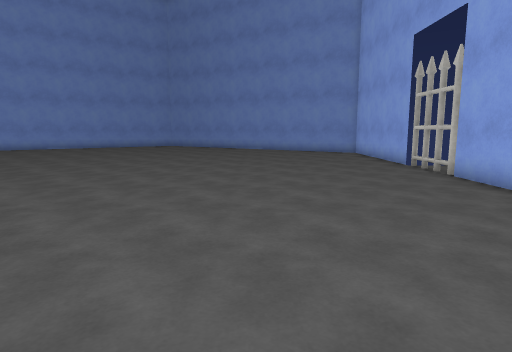
[1] (above)

16 first-person views from a walk through a Unity game level. The camera is 1.3 m above the floor, tilts 8° down and sees 75° across. The floor is counted in squares, 1 m on a side. Each view is taken from the middle of a square. On the plan, view 1 faces up. The plan holds only what a view shows up to about 14 squares ahead; the rest is blank. The place goes on beyond the plan. The player character is not drawn. Surface patterns are stand-ins for the level's own textures.

[2]
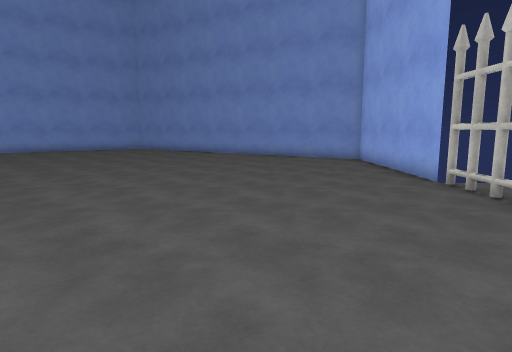

[3]
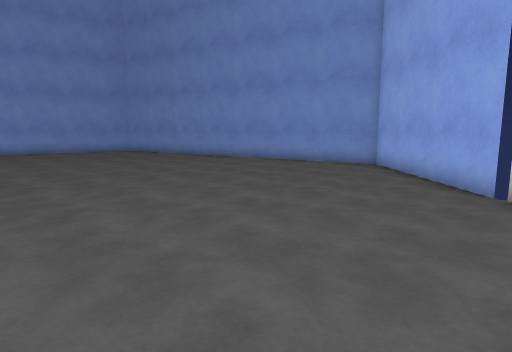

[4]
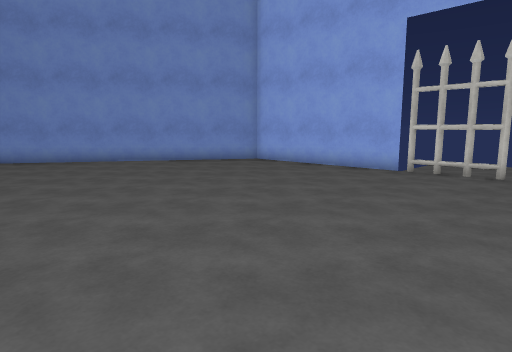

[5]
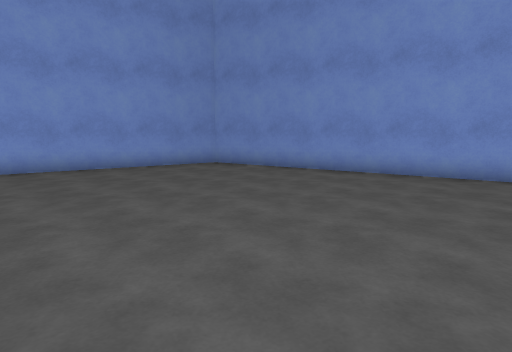

[6]
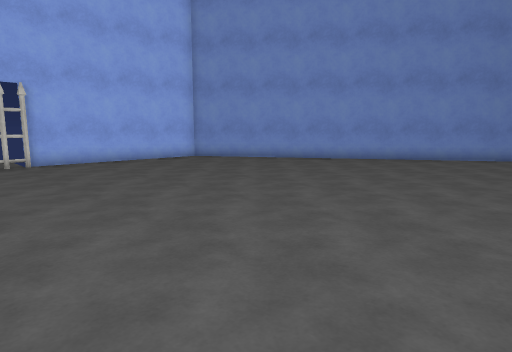

[7]
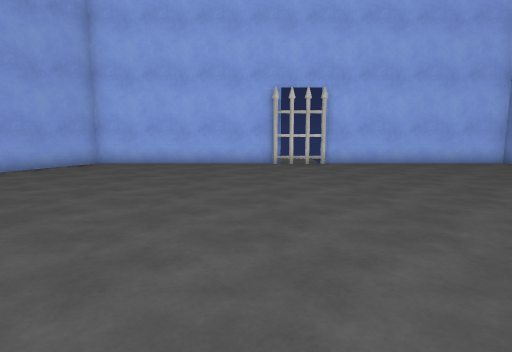

[8]
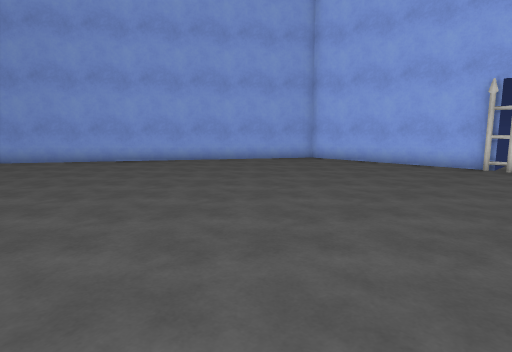

[9]
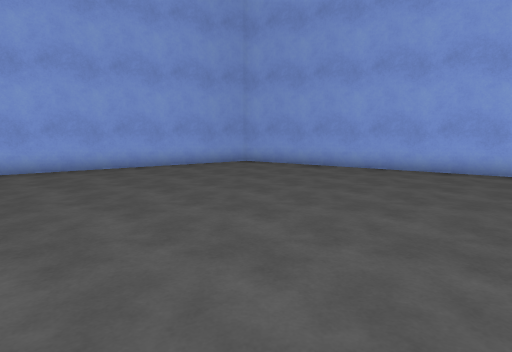

[10]
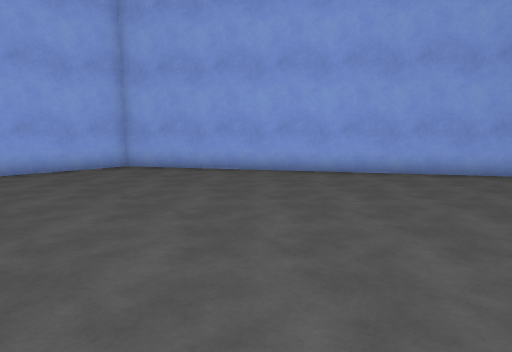

[11]
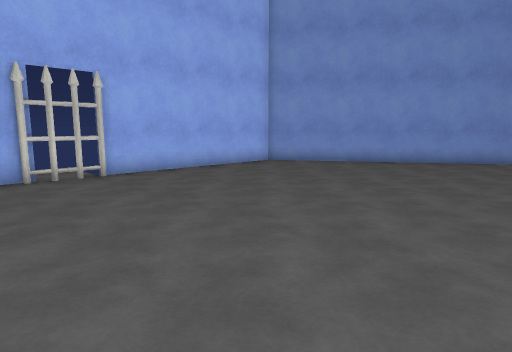

[12]
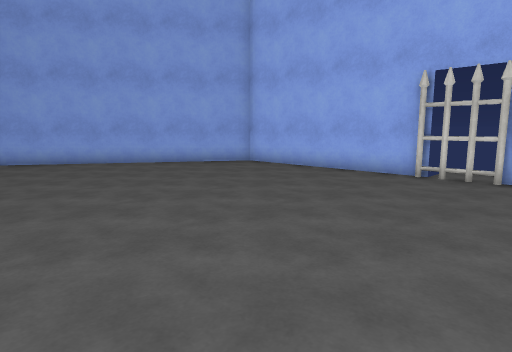

[13]
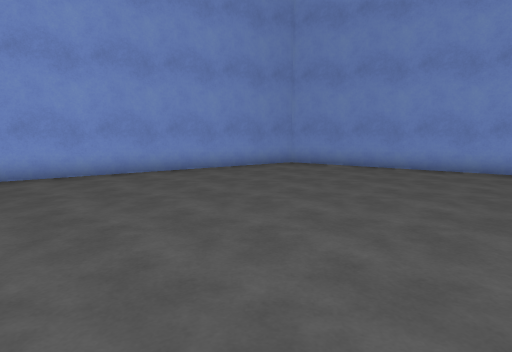

[14]
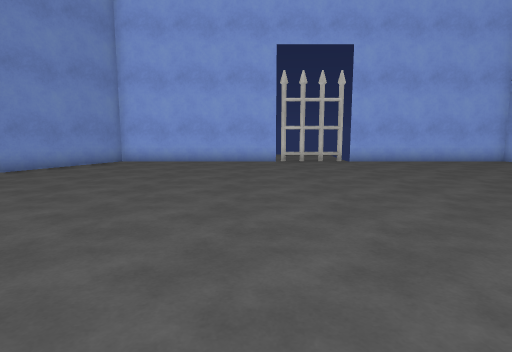

[15]
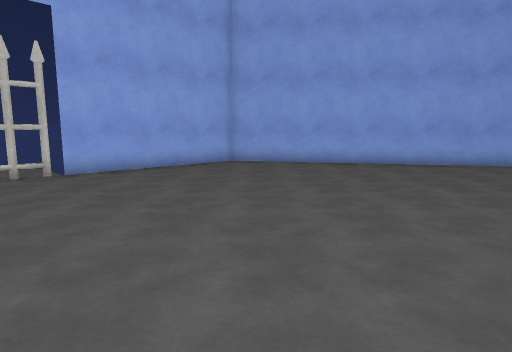

[16]
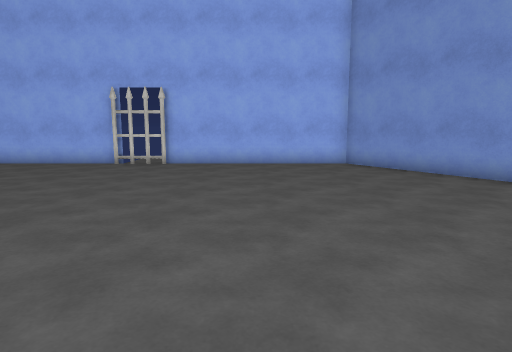

### Floor plan
Key: @ floor where view 1 was taken; # wall or solid block; x gap in a wall; . floor.
Columns run from 19 left of view 1 to 8 right of it. Each row starts with its distance up from view 1.
 26            ####
 25          ###..###
 24        ###......##
 23       ##.........###
 22     ###............##
 21    ##................##
 20  ###..................###
 19 ##......................##
 18 #........................#
 17 #........................#
 16 #........................#
 15 #........................#
 14 #........................#
 13 #........................#
 12 #........................x..
 11 #........................x..
 10 x........................x..
  9 #........................
  8 #........................#
  7 #........................#
  6 #........................#
  5 #........................#
  4 #........................#
  3 #........................#
  2 ###....................###
  1   ##.................###
  0    ###.............@##
 -1      ##...........###
 -2        ##........##
 -3         ###....###
 -4           ##..##
 -5            ####

Positions as (right, up) in squares from view 1, and headings:
1: (0, 0), facing up
2: (1, 4), facing up
3: (1, 6), facing up
4: (-5, 8), facing up-right
5: (-5, 13), facing up
6: (-5, 9), facing up-left
7: (-6, 9), facing left
8: (-6, 12), facing down-left
9: (-7, 9), facing down
10: (-6, 8), facing down-right
11: (-9, 8), facing up-left
12: (-9, 13), facing down-left
13: (-8, 13), facing up
14: (-8, 13), facing right
15: (-5, 12), facing down-right
16: (-6, 15), facing left
